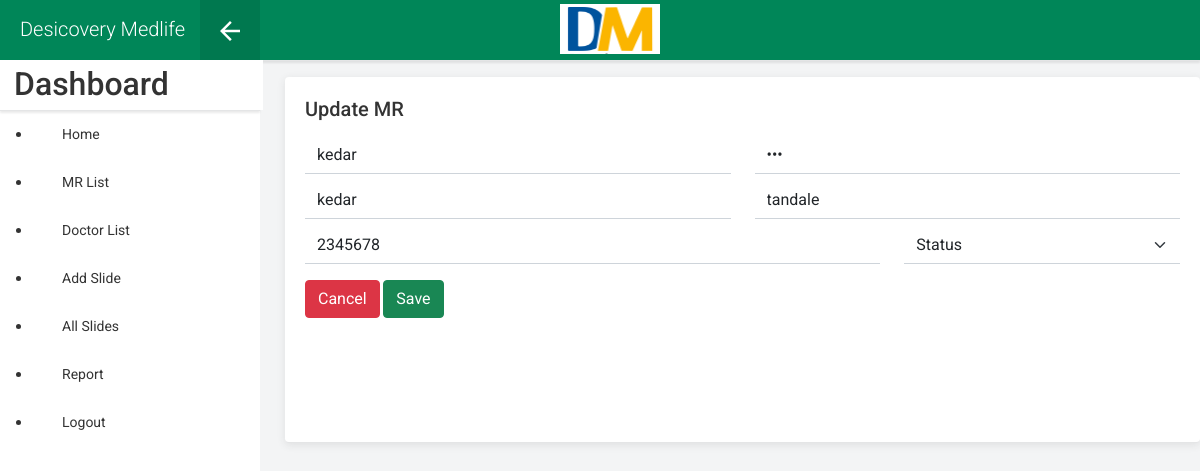
The app's page /update_mr/2 (signed in) with its own data.
### app1/models.py (models this page shows, shortened)
class mr_user(models.Model):
    user_name = models.CharField(max_length=255 , default="" ,unique=True)
    password = models.CharField(max_length=500, default="")
    profile_pic = models.CharField(max_length=255)
    first_name = models.CharField(max_length=255, default="")
    last_name = models.CharField(max_length=255, default="")
    mobile = models.BigIntegerField()
    dob= models.DateField()
    status = models.CharField(max_length=255, default="Active")

### app1/views.py (the view, shortened to what this page needs)
# urls.py: path('update_mr/<int:id>', views.update_mr, name="update_mr"),
@login_required(login_url='/login')
def update_mr(request,id):
    up = mr_user.objects.get(id=id)
    data ={
        'up':up,
    }
    return render(request, 'dash/updatemr.html', data)

### template/dash/updatemr.html (shortened to what this page needs)
{% extends "base.html" %} {% block title %} {% endblock title %} {% block main %} {% load static %}
<div id="conteudo">
  <div class="conteudo-inner">
      <div class="conteudo-wrapper">
          <div class="conteudo-box">
              <div class="conteudo-boxInner">
                <h5>Update MR</h5>
                <div class="form my-3">
                  <form action="/update_mr/{{up.id}}" enctype="multipart/form-data" method="POST">
                    <div class="row">
                      <div class="col">
                        <input required type="text" class="form-control" placeholder="Username" name="username" value="{{up.user_name}}">
                      </div>
                      <div class="col">
                        <input required type="password" class="form-control" placeholder="Password" name="password" value="{{up.password}}">
                      </div>
                    </div>
                    <div class="row my-2">
                      <div class="col">
                        <input required type="text" class="form-control" placeholder="First Name" name="fname" value="{{up.first_name}}">
                      </div>
                      <div class="col">
                        <input  required type="text" class="form-control" placeholder="Last Name" name="lname" value="{{up.last_name}}">
                      </div>
                    </div>
                    <div class="row">
                      <div class="col">
                        <input required type="number" class="form-control" placeholder="Mobile" name="mobile" value="{{up.mobile}}">
                      </div>
                      <div class="col-3 ">
                        <select class="form-select form-control" aria-label="Default select example" name="status">
                            <option selected>Status</option>
                          </select>
                      </div>
                    </div>
                  <div class="row my-2">
                      <div class="col-3">
                        <a href="/mrlist">
                            <button type="button" class="btn btn-danger my-2">Cancel</button>
                            </a>
                        <button type="submit" class="btn btn-success my-2">Save</button>
                      </div>
                  </div>
                  </form>
                </div>
                </div>
        </div>
</div>
{% endblock %}

### static/css/main.css (style rules this page uses)
a { text-decoration: none; color: black; }
.form-control { border-radius: 0px; border-top: 0px; border-right: 0px; border-left: 0px; }

### static/css/dashboard.css (style rules this page uses)
body { background: #f3f4f5; font-family: 'Roboto', sans-serif; font-size: 15px; line-height: 20px; color: #333333; font-weight: 300; }
a { text-decoration: none; }
button, input[type="submit"] { background: none; border: none; -webkit-appearance: none; -moz-appearance: none; appearance: none; border-radius: 0; -webkit-border-radius: 0; -moz-border-radius: 0; }
#conteudo { width: 100%; position: relative; }
#conteudo .conteudo-inner { padding: 110px 0 0 260px; }
#conteudo .conteudo-wrapper { padding-top: 0px; padding-left: 25px; margin-top: -33px; }
#conteudo .conteudo-box { background-color: #ffffff; border-bottom: 1px solid #e4e5e6; -webkit-box-shadow: 0px 2px 8px 0px rgba(50, 50, 50, 0.1); -moz-box-shadow: 0px 2px 8px 0px rgba(50, 50, 50, 0.1); box-shadow: 0px 2px 8px 0px rgba(50, 50, 50, 0.1); border-radius: 4px; -webkit-border-radius: 4px; -moz-border-radius: 4px; }
#conteudo .conteudo-boxInner { padding: 20px 20px 100px 20px; }
.col-3, .col-1-3, .col-3-9, .col-2-6 { width: 33.3333%; }

### records on screen
mr_user: username "kedar", fname "kedar", lname "tandale", mobile "2345678"
